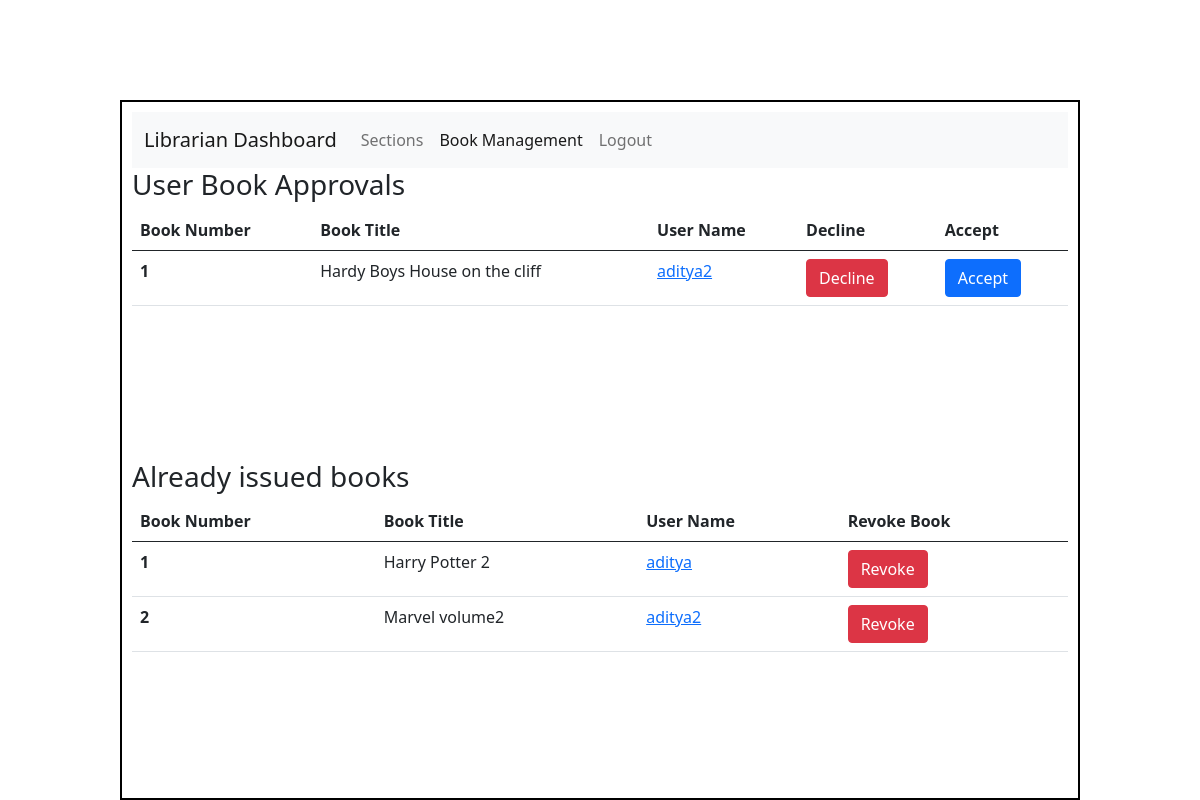
The page /book_manage on the database its author committed.
### application/models.py (models this page shows)
class All_books(db.Model):
    id = db.Column(db.Integer, primary_key=True)
    book_name = db.Column(db.String(100), nullable=False)
    s_book_name = db.Column(db.String(100), nullable=False)
    section_id = db.Column(db.Integer, db.ForeignKey('sections.section_id'), nullable=False)
    section = db.relationship('Sections', backref='books_related')
    author = db.Column(db.String(100), nullable=False)
    s_author = db.Column(db.String(100), nullable=False)
    published_date = db.Column(db.Date, nullable=False)
    content = db.Column(db.Text, nullable=False)
    d_link = db.Column(db.String(), nullable=False)
    issue_date = db.Column(db.String(), nullable = True)
    return_date = db.Column(db.String(), nullable = True)
    status = db.Column(db.String(), default = "in store")
    user_id = db.Column(db.Integer(), db.ForeignKey("user.id"), nullable=True)
    user = db.relationship("User", backref="books")
    reviews = db.relationship('Review', backref='book')

class User(db.Model):
    id = db.Column(db.Integer(), primary_key = True)
    user_name = db.Column(db.String(), nullable = False, unique = True)
    password = db.Column(db.String(), nullable = False)
    mybooks = db.relationship("All_books", backref = "creator")

### application/controllers.py (the view)
@app.route('/book_manage', methods = ['GET', 'POST'])
def book_manage():
    book_apr = All_books.query.filter_by(status='with the admin').all()
    book_given = All_books.query.filter_by(status='with user').all()
    return render_template('book_manage.html', book_apr = book_apr, book_given = book_given)

### templates/book_manage.html (shortened to what this page needs)
<!DOCTYPE html>
<html lang="en">
<head>
    <link rel="stylesheet" href="/static/style.css">
    <link href="https://cdn.jsdelivr.net/npm/bootstrap@5.0.2/dist/css/bootstrap.min.css" rel="stylesheet">
  </head>
<body>
    <div id="dashboard">
            <nav class="navbar navbar-expand-lg navbar-light bg-light">
                <div class="container-fluid">
                  <a class="navbar-brand" href="/admin"><bold>Librarian Dashboard</bold></a>
                  <div class="collapse navbar-collapse" id="navbarSupportedContent">
                    <ul class="navbar-nav me-auto mb-2 mb-lg-0">
                      <li class="nav-item">
                        <a class="nav-link" href="/admin">Sections</a>
                      </li>
                      <li class="nav-item">
                        <a class="nav-link active" aria-current="page" href="/book_manage">Book Management</a>
                      </li>
                      <li class="nav-item">
                        <a class="nav-link" href="/admin_login">Logout</a>
                      </li>
                    </ul>
                  </div>
                </div>
              </nav>
              <h3>User Book Approvals</h3>
              {% if book_apr|length == 0 %}
                <h4> No books yet</h4>
              {% else %}
              <div id="trans-table2">
              <table class="table">
                <thead>
                  <tr>
                    <th scope="col">Book Number</th>
                    <th scope="col">Book Title</th>
                    <th scope="col">User Name</th>
                    <th scope="col">Decline</th>
                    <th scope="col">Accept</th>
                  </tr>
                </thead>
                <tbody>
                  {% for book in book_apr %}
                  <tr>
                    <th scope="row">{{loop.index}}</th>
                    <td>{{book.book_name}}</td>
                    <td><a href="/libs_user_info/{{book.user.id}}/{{book.id}}">{{book.user.user_name}}</a></td>
                    <td><a href="/decline_approval/{{book.id}}"><button type="button" class="btn btn-danger">Decline</button></a></td>
                    <td><a href="/accept_approval/{{book.id}}"><button type="button" class="btn btn-primary">Accept</button></a></td>
                  </tr>
                  {% endfor %}
                </tbody>
              </table>
            </div>
            {% endif %}
            <h3>Already issued books</h3>
            {% if book_given|length == 0 %}
                <h4> No books issued</h4>
            {% else %}
            <div id="trans-table2">
                <table class="table">
                  <thead>
                    <tr>
                      <th scope="col">Book Number</th>
                      <th scope="col">Book Title</th>
                      <th scope="col">User Name</th>
                      <th scope="col">Revoke Book</th>
                    </tr>
                  </thead>
                  <tbody>
                    {% for book in book_given %}
                    <tr>
                      <th scope="row">{{loop.index}}</th>
                      <td>{{book.book_name}}</td>
                      <td><a href="/libs_user_info/{{book.user.id}}/{{book.id}}">{{book.user.user_name}}</a></td>
                      <td><a href="/decline_approval/{{book.id}}"><button type="button" class="btn btn-danger">Revoke</button></a></td>
                    </tr>
                    {% endfor %}
                  </tbody>
                </table>
              </div>
              {% endif %}
         </div>
</body>
</html>

### static/style.css (style rules this page uses)
* { margin: 0px; }
#dashboard { border: 2px solid black; margin: auto; width: 80%; height: 700px; margin-top: 100px; padding: 10px; padding-bottom: 0px auto; }
#trans-table2 { height:250px; overflow:scroll; }

### rows shown on the page
All_books: book_name "Hardy Boys House on the cliff", user.user_name "aditya2"
All_books: book_name "Harry Potter 2", user.user_name "aditya"
All_books: book_name "Marvel volume2", user.user_name "aditya2"
